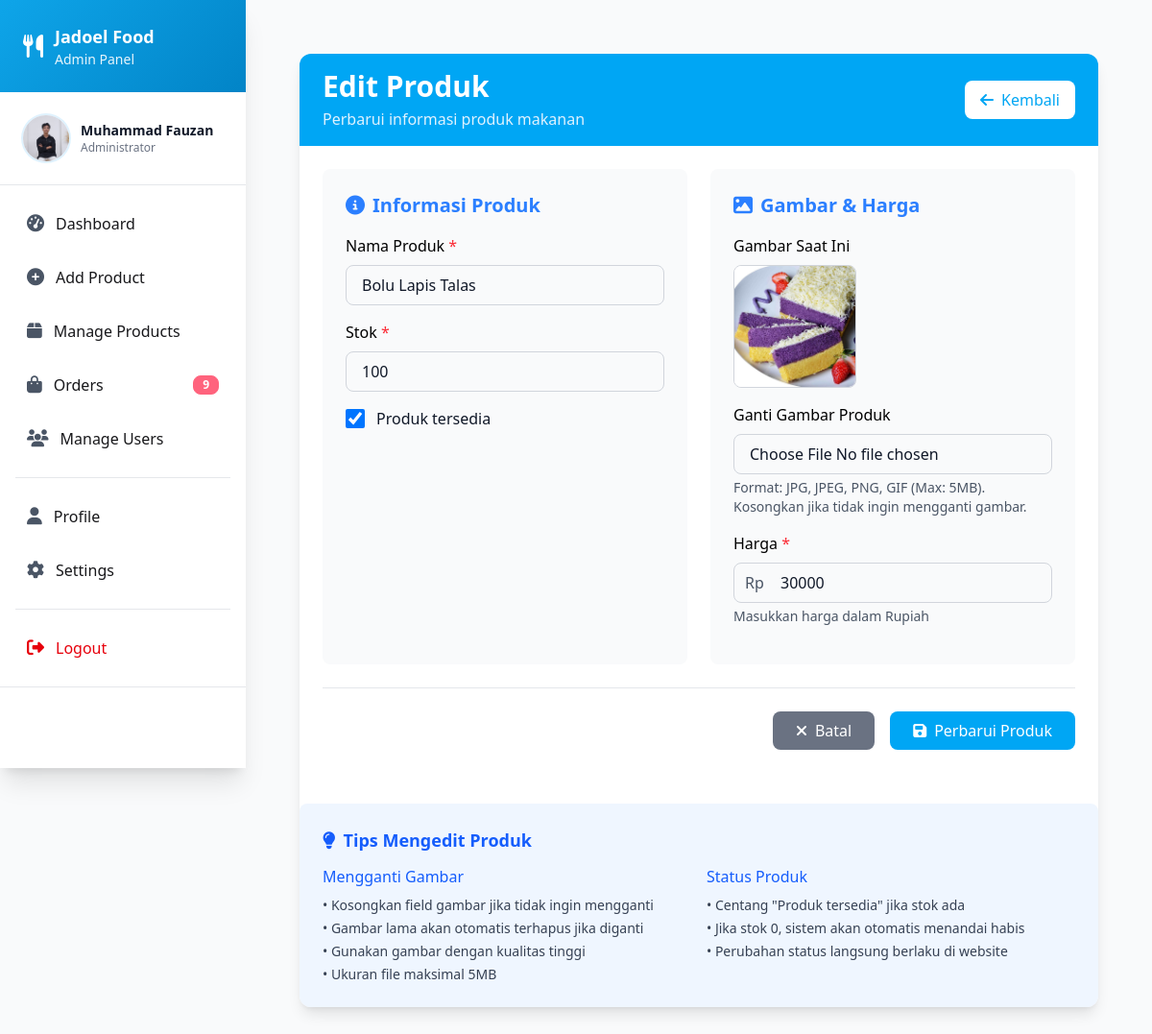
The app's page /admin/edit-product.php?id=4 (signed in) with its own data.
### tables this page shows
CREATE TABLE `products` (
  `id` int NOT NULL,
  `product_name` varchar(255) NOT NULL,
  `product_image` varchar(255) NOT NULL,
  `stock` int NOT NULL,
  `price` varchar(100) NOT NULL,
  `create_at` timestamp NOT NULL DEFAULT CURRENT_TIMESTAMP,
  `is_available` tinyint(1) DEFAULT '1',
  `updated_at` timestamp NULL DEFAULT CURRENT_TIMESTAMP ON UPDATE CURRENT_TIMESTAMP
);

### admin/edit-product.php (the view, shortened to what this page needs)
<?php
include_once __DIR__ . "/../config/connect.php";
$product_id = isset($_GET['id']) ? (int)$_GET['id'] : 0;
$stmt = $conn->prepare("SELECT * FROM products WHERE id = ?");
$stmt->bind_param("i", $product_id);
$stmt->execute();
$result = $stmt->get_result();
$current_product = $result->fetch_assoc();
include __DIR__ . "/../includes/adminHeader.php";
?>
<div class="max-w-4xl mx-auto px-4 sm:px-6 lg:px-8 py-8">
    <div class="bg-white rounded-xl shadow-lg overflow-hidden">
        <div class="bg-sky-500 px-6 py-4">
            <div class="flex items-center justify-between">
                <div>
                    <h1 class="text-2xl md:text-3xl font-bold text-white">Edit Produk</h1>
                    <p class="text-sky-100 mt-1">Perbarui informasi produk makanan</p>
                </div>
                <a href="<?= BASE_URL ?>admin/products.php"
                   class="bg-white text-sky-500 px-4 py-2 rounded-lg hover:bg-gray-100 transition-colors font-medium">
                    <i class="fas fa-arrow-left mr-2"></i>Kembali
                </a>
            </div>
        </div>
        <div class="p-6">
            <form method="POST" enctype="multipart/form-data" class="space-y-6" id="editProductForm">
                <div class="grid md:grid-cols-2 gap-6">
                    <div class="bg-gray-50 rounded-lg p-6">
                        <h2 class="text-xl font-semibold text-blue-500 mb-4">
                            <i class="fas fa-info-circle mr-2"></i>Informasi Produk
                        </h2>
                        <div class="mb-4">
                            <label for="product_name" class="block font-medium text-black mb-2">
                                Nama Produk <span class="text-red-500">*</span>
                            </label>
                            <input type="text" name="product_name" id="product_name" required
                                value="<?= htmlspecialchars($current_product['product_name']) ?>"
                                placeholder="Contoh: Nasi Gudeg Yogya"
                                class="w-full border border-gray-300 text-gray-900 rounded-lg px-4 py-2 focus:outline-none focus:ring-2 focus:ring-sky-500 focus:border-transparent">
                        </div>
                        <div class="mb-4">
                            <label for="stock" class="block font-medium text-black mb-2">
                                Stok <span class="text-red-500">*</span>
                            </label>
                            <input type="number" name="stock" id="stock" required min="0"
                                value="<?= $current_product['stock'] ?>"
                                placeholder="100"
                                class="w-full border border-gray-300 text-gray-900 rounded-lg px-4 py-2 focus:outline-none focus:ring-2 focus:ring-sky-500 focus:border-transparent">
                        </div>
                        <div class="mb-4">
                            <label class="flex items-center">
                                <input type="checkbox" name="is_available" id="is_available"
                                    <?= $current_product['is_available'] ? 'checked' : '' ?>
                                    class="form-checkbox h-5 w-5 text-sky-500 rounded border-gray-300 focus:ring-sky-500">
                                <span class="ml-3 text-gray-900 font-medium">Produk tersedia</span>
                            </label>
                        </div>
                    </div>
                    <div class="bg-gray-50 rounded-lg p-6">
                        <h2 class="text-xl font-semibold text-blue-500 mb-4">
                            <i class="fas fa-image mr-2"></i>Gambar & Harga
                        </h2>
                        <?php if (!empty($current_product['product_image'])): ?>
                        <div class="mb-4">
                            <label class="block font-medium text-black mb-2">Gambar Saat Ini</label>
                            <img src="<?= BASE_URL ?>uploads/products/<?= htmlspecialchars($current_product['product_image']) ?>"
                                 alt="<?= htmlspecialchars($current_product['product_name']) ?>"
                                 class="w-32 h-32 object-cover rounded-lg border border-gray-300">
                        </div>
                        <?php endif; ?>
                        <div class="mb-4">
                            <label for="product_image" class="block font-medium text-black mb-2">
                                <?= !empty($current_product['product_image']) ? 'Ganti Gambar Produk' : 'Gambar Produk' ?>
                            </label>
                            <input type="file" name="product_image" id="product_image" accept="image/*"
                                class="w-full border border-gray-300 text-gray-900 rounded-lg px-4 py-2 focus:outline-none focus:ring-2 focus:ring-sky-500 focus:border-transparent">
                            <p class="text-sm text-gray-600 mt-1">Format: JPG, JPEG, PNG, GIF (Max: 5MB). Kosongkan jika tidak ingin mengganti gambar.</p>
                        </div>
                        <div class="mb-4">
                            <label for="price" class="block font-medium text-black mb-2">
                                Harga <span class="text-red-500">*</span>
                            </label>
                            <div class="relative">
                                <span class="absolute left-3 top-1/2 transform -translate-y-1/2 text-gray-600">Rp</span>
                                <input type="number" name="price" id="price" required min="0" step="1000"
                                    value="<?= $current_product['price'] ?>"
                                    placeholder="15000"
                                    class="w-full border border-gray-300 text-gray-900 rounded-lg pl-12 pr-4 py-2 focus:outline-none focus:ring-2 focus:ring-sky-500 focus:border-transparent">
                            </div>
                            <p class="text-sm text-gray-600 mt-1">Masukkan harga dalam Rupiah</p>
                        </div>
                    </div>
                </div>
                <div class="flex justify-end space-x-4 pt-6 border-t border-gray-200">
                    <a href="<?= BASE_URL ?>admin/products.php"
                       class="bg-gray-500 text-white py-2 px-6 rounded-lg hover:bg-gray-600 transition-colors font-medium">
                        <i class="fas fa-times mr-2"></i>Batal
                    </a>
                    <button type="submit" name="update_product"
                        class="bg-sky-500 text-white py-2 px-6 rounded-lg hover:bg-sky-600 transition-colors font-medium">
                        <i class="fas fa-save mr-2"></i>Perbarui Produk
                    </button>
                </div>
            </form>
        </div>
        <div class="mt-8 bg-blue-50 rounded-lg p-6">
            <h3 class="text-lg font-semibold text-blue-600 mb-3">
                <i class="fas fa-lightbulb mr-2"></i>Tips Mengedit Produk
            </h3>
            <div class="grid md:grid-cols-2 gap-4">
                <div>
                    <h4 class="font-medium text-blue-600 mb-2">Mengganti Gambar</h4>
                    <ul class="text-sm text-gray-700 space-y-1">
                        <li>• Kosongkan field gambar jika tidak ingin mengganti</li>
                        <li>• Gambar lama akan otomatis terhapus jika diganti</li>
                        <li>• Gunakan gambar dengan kualitas tinggi</li>
                        <li>• Ukuran file maksimal 5MB</li>
                    </ul>
                </div>
                <div>
                    <h4 class="font-medium text-blue-600 mb-2">Status Produk</h4>
                    <ul class="text-sm text-gray-700 space-y-1">
                        <li>• Centang "Produk tersedia" jika stok ada</li>
                        <li>• Jika stok 0, sistem akan otomatis menandai habis</li>
                        <li>• Perubahan status langsung berlaku di website</li>
                    </ul>
                </div>
            </div>
        </div>
    </div>
</div>
</body>
</html>

### records on screen
products: product_name "Bolu Lapis Talas", stock "100", is_available "☑", product_image (picture), price "30000"

### other values on screen
$user_name "Muhammad Fauzan"
$order_count "9"
